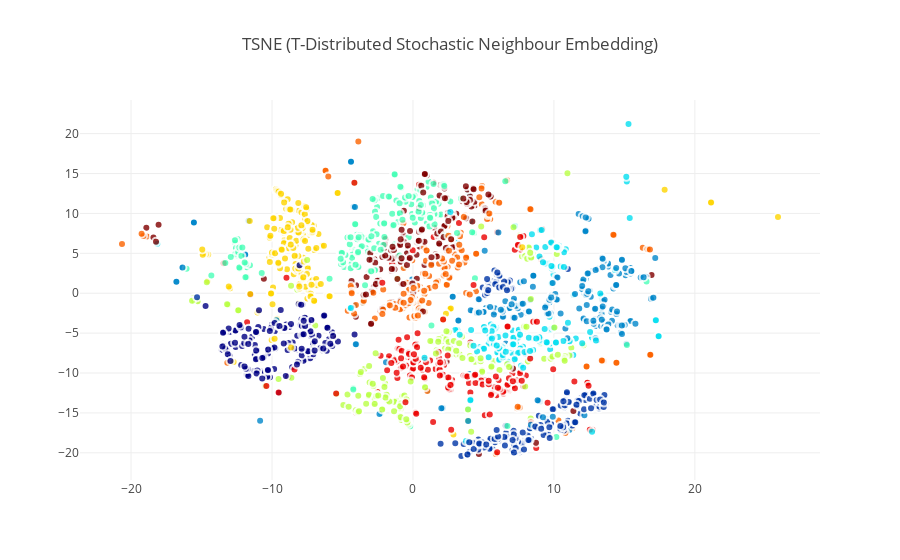

Notebook code for this chart:
### Markdown cell above
Having invoked the t-SNE algorithm by simply calling *TSNE()* we fit the digit data to the model and reduce its dimensions with *fit_transform*. Finally let's plot the first two components in the new feature space in a scatter plot

### Code cell
traceTSNE = go.Scatter(
    x = tsne_results[:,0],
    y = tsne_results[:,1],
    name = Target,
     hoveron = Target,
    mode = 'markers',
    text = Target,
    showlegend = True,
    marker = dict(
        size = 8,
        color = Target,
        colorscale ='Jet',
        showscale = False,
        line = dict(
            width = 2,
            color = 'rgb(255, 255, 255)'
        ),
        opacity = 0.8
    )
)
data = [traceTSNE]

layout = dict(title = 'TSNE (T-Distributed Stochastic Neighbour Embedding)',
              hovermode= 'closest',
              yaxis = dict(zeroline = False),
              xaxis = dict(zeroline = False),
              showlegend= False,

             )

fig = dict(data=data, layout=layout)
py.iplot(fig, filename='styled-scatter')

### Figure 1 — Plotly figure (JSON) as saved in the notebook; plotly's stock layout.template omitted (floating-point values rounded to 4 significant figures; data arrays with more than 128 entries replaced by an {"elided": "..."} marker saying what was removed)
{"data": [{"hoveron": {"elided": "2000 int values"}, "marker": {"color": {"elided": "2000 int values"}, "colorscale": "Jet", "line": {"color": "rgb(255, 255, 255)", "width": 2}, "opacity": 0.8, "showscale": false, "size": 8}, "mode": "markers", "name": {"elided": "2000 int values"}, "showlegend": true, "text": {"elided": "2000 int values"}, "type": "scatter", "x": {"elided": "2000 float values"}, "y": {"elided": "2000 float values"}}], "layout": {"hovermode": "closest", "showlegend": false, "title": "TSNE (T-Distributed Stochastic Neighbour Embedding)", "xaxis": {"zeroline": false}, "yaxis": {"zeroline": false}}}
